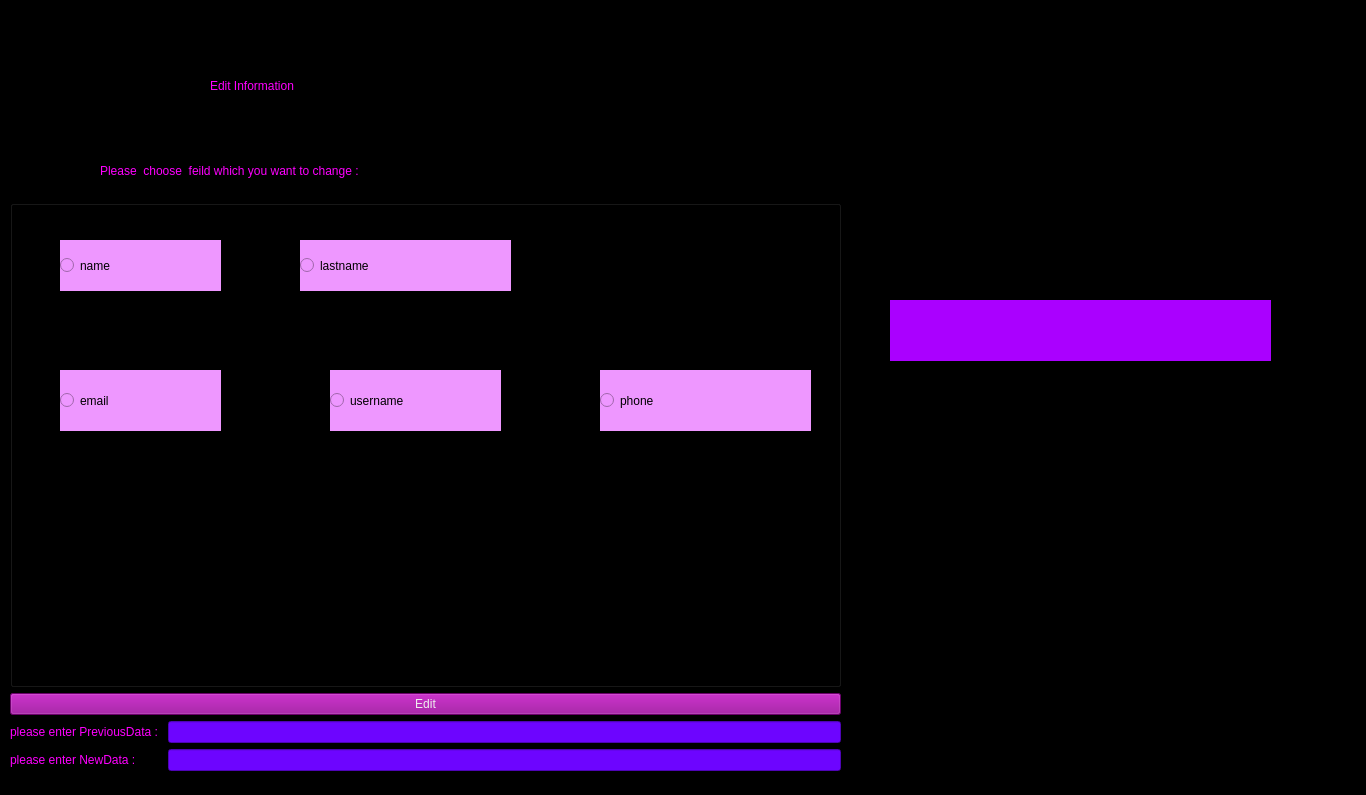
<?xml version="1.0" encoding="UTF-8"?>
<ui version="4.0">
 <class>edit_info</class>
 <widget class="QWidget" name="edit_info">
  <property name="geometry">
   <rect>
    <x>0</x>
    <y>0</y>
    <width>1366</width>
    <height>795</height>
   </rect>
  </property>
  <property name="windowTitle">
   <string>Form</string>
  </property>
  <property name="styleSheet">
   <string notr="true">QWidget{
	background-color: rgb(0, 0, 0);

}</string>
  </property>
  <widget class="QLabel" name="label">
   <property name="geometry">
    <rect>
     <x>210</x>
     <y>30</y>
     <width>591</width>
     <height>111</height>
    </rect>
   </property>
   <property name="styleSheet">
    <string notr="true">QLabel{
	color: rgb(255, 0, 255);
	font: 700 48pt &quot;Script MT&quot;;
}</string>
   </property>
   <property name="text">
    <string>Edit Information</string>
   </property>
  </widget>
  <widget class="QLabel" name="label_2">
   <property name="geometry">
    <rect>
     <x>100</x>
     <y>140</y>
     <width>801</width>
     <height>61</height>
    </rect>
   </property>
   <property name="styleSheet">
    <string notr="true">QLabel{
	color: rgb(255, 0, 255);
font: 700 25pt &quot;Script MT&quot;;
}</string>
   </property>
   <property name="text">
    <string>Please  choose  feild which you want to change :</string>
   </property>
  </widget>
  <widget class="QWidget" name="verticalLayoutWidget">
   <property name="geometry">
    <rect>
     <x>10</x>
     <y>200</y>
     <width>831</width>
     <height>571</height>
    </rect>
   </property>
   <layout class="QVBoxLayout" name="verticalLayout">
    <item>
     <widget class="QGroupBox" name="choose_box">
      <property name="styleSheet">
       <string notr="true">QGroupBox{
	background-color: rgb(0, 0, 0);
}</string>
      </property>
      <property name="title">
       <string/>
      </property>
      <widget class="QRadioButton" name="name">
       <property name="geometry">
        <rect>
         <x>50</x>
         <y>40</y>
         <width>161</width>
         <height>51</height>
        </rect>
       </property>
       <property name="styleSheet">
        <string notr="true">QRadioButton{
	background-color: rgb(238, 151, 255);
	color: rgb(0, 0, 0);
	font: 700 20pt &quot;Script MT&quot;;
}</string>
       </property>
       <property name="text">
        <string>name</string>
       </property>
      </widget>
      <widget class="QRadioButton" name="last_name">
       <property name="geometry">
        <rect>
         <x>290</x>
         <y>40</y>
         <width>211</width>
         <height>51</height>
        </rect>
       </property>
       <property name="styleSheet">
        <string notr="true">QRadioButton{
	background-color: rgb(238, 151, 255);
	color: rgb(0, 0, 0);
	font: 700 20pt &quot;Script MT&quot;;
}</string>
       </property>
       <property name="text">
        <string>lastname</string>
       </property>
      </widget>
      <widget class="QRadioButton" name="email">
       <property name="geometry">
        <rect>
         <x>50</x>
         <y>170</y>
         <width>161</width>
         <height>61</height>
        </rect>
       </property>
       <property name="styleSheet">
        <string notr="true">QRadioButton{
	background-color: rgb(238, 151, 255);
	color: rgb(0, 0, 0);
	font: 700 20pt &quot;Script MT&quot;;
}</string>
       </property>
       <property name="text">
        <string>email</string>
       </property>
      </widget>
      <widget class="QRadioButton" name="username">
       <property name="geometry">
        <rect>
         <x>320</x>
         <y>170</y>
         <width>171</width>
         <height>61</height>
        </rect>
       </property>
       <property name="styleSheet">
        <string notr="true">QRadioButton{
	background-color: rgb(238, 151, 255);
	color: rgb(0, 0, 0);
	font: 700 20pt &quot;Script MT&quot;;
}</string>
       </property>
       <property name="text">
        <string>username</string>
       </property>
      </widget>
      <widget class="QRadioButton" name="phone_num">
       <property name="geometry">
        <rect>
         <x>590</x>
         <y>170</y>
         <width>211</width>
         <height>61</height>
        </rect>
       </property>
       <property name="styleSheet">
        <string notr="true">QRadioButton{
	background-color: rgb(238, 151, 255);
	color: rgb(0, 0, 0);
	font: 700 20pt &quot;Script MT&quot;;
}</string>
       </property>
       <property name="text">
        <string>phone</string>
       </property>
      </widget>
     </widget>
    </item>
    <item>
     <widget class="QPushButton" name="edit">
      <property name="styleSheet">
       <string notr="true">QPushButton{
	background-color: rgb(148, 0, 148);
	color: rgb(238, 238, 238);
	font: 700 30pt &quot;Script MT&quot;;
}</string>
      </property>
      <property name="text">
       <string>Edit</string>
      </property>
     </widget>
    </item>
    <item>
     <layout class="QGridLayout" name="gridLayout">
      <item row="0" column="1">
       <widget class="QLineEdit" name="PreviousData">
        <property name="styleSheet">
         <string notr="true">QLineEdit{
	color: rgb(255, 255, 255);
	font: 700 20pt &quot;Script MT&quot;;
	background-color: rgb(109, 5, 255);
}</string>
        </property>
       </widget>
      </item>
      <item row="1" column="1">
       <widget class="QLineEdit" name="NewData">
        <property name="styleSheet">
         <string notr="true">QLineEdit{
	color: rgb(255, 255, 255);
	font: 700 20pt &quot;Script MT&quot;;
	background-color: rgb(109, 5, 255);
}</string>
        </property>
       </widget>
      </item>
      <item row="0" column="0">
       <widget class="QLabel" name="label_3">
        <property name="styleSheet">
         <string notr="true">QLabel{
	color: rgb(255, 0, 255);
font: 700 25pt &quot;Script MT&quot;;
}</string>
        </property>
        <property name="text">
         <string>please enter PreviousData : </string>
        </property>
       </widget>
      </item>
      <item row="1" column="0">
       <widget class="QLabel" name="label_4">
        <property name="styleSheet">
         <string notr="true">QLabel{
	color: rgb(255, 0, 255);
font: 700 25pt &quot;Script MT&quot;;
}</string>
        </property>
        <property name="text">
         <string>please enter NewData : </string>
        </property>
       </widget>
      </item>
     </layout>
    </item>
   </layout>
  </widget>
  <widget class="QLabel" name="status">
   <property name="geometry">
    <rect>
     <x>890</x>
     <y>300</y>
     <width>381</width>
     <height>61</height>
    </rect>
   </property>
   <property name="styleSheet">
    <string notr="true">QLabel{
	color: rgb(255, 255, 255);
	font: 700 25pt &quot;Script MT&quot;;
	background-color: rgb(170, 0, 255);
}</string>
   </property>
   <property name="text">
    <string/>
   </property>
  </widget>
 </widget>
 <resources/>
 <connections/>
</ui>
